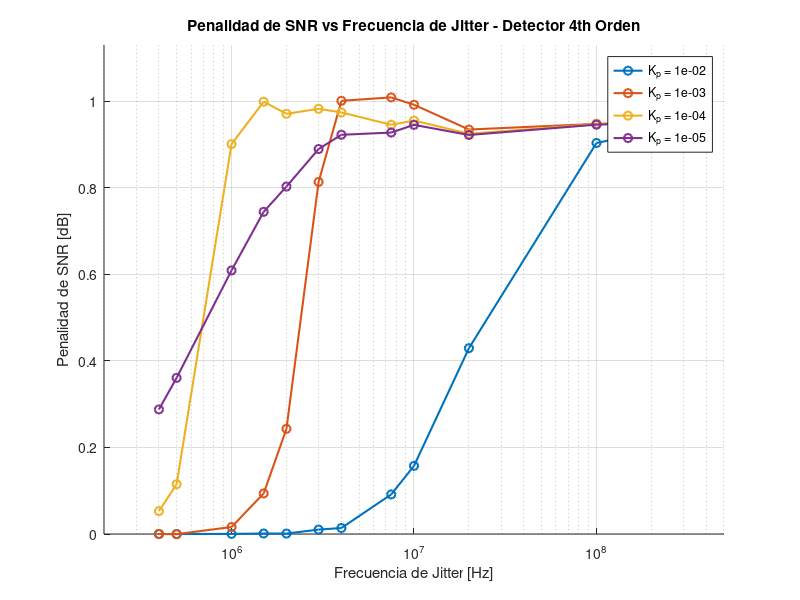

This chart was generated by the following MATLAB code:
clear; clc; close all;


%% Detector 4th Power
load('ej3_resultados_4th.mat');

figure;
hold on;
set(gca,'XScale','log');
grid on;

for i = 1:length(Kp_vec)

    semilogx(f_jitter_vec, ...
             squeeze(penalidad_SNR_dB(1,i,:)), ...
             '-o', ...
             'LineWidth', 1.5, ...
             'DisplayName', sprintf('K_p = %.0e', Kp_vec(i)));

end

xlabel('Frecuencia de Jitter [Hz]');
ylabel('Penalidad de SNR [dB]');
title('Penalidad de SNR vs Frecuencia de Jitter - Detector 4th Orden');

legend('Location','best');

xlim([2e5 5e8]);
ylim([0 1.13]);

hold off;


%% Detector Decision-Directed
% load('ej3_resultados_DD.mat');

% figure;
% hold on;
% grid on;
% 
% for i = 1:length(Kp_vec)
% 
%     semilogx(f_jitter_vec, ...
%              squeeze(penalidad_SNR_dB(2,i,:)), ...
%              '-o', ...
%              'LineWidth', 1.5, ...
%              'DisplayName', sprintf('K_p = %.0e', Kp_vec(i)));
% 
% end
% 
% xlabel('Frecuencia de Jitter [Hz]');
% ylabel('Penalidad de SNR [dB]');
% title('Penalidad de SNR vs Frecuencia de Jitter - Detector DD');
% 
% legend('Location','best');
% 
% xlim([2e5 5e8]);
% ylim([0 1.13]);
% 
% hold off;
